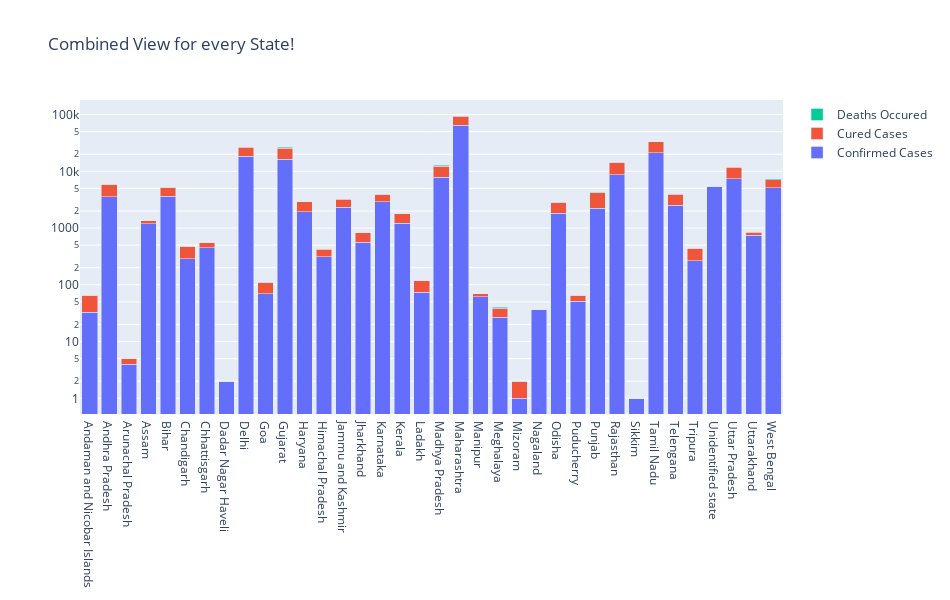

Source (notebook cell):
### Code cell
columns=pivoted_df.columns[1:]

fig = go.Figure(data=[
    go.Bar(name='Confirmed Cases', x=columns, y=pivoted_df.loc[0].values[1:]),
    go.Bar(name='Cured Cases', x=columns, y=pivoted_df.loc[1].values[1:]),
    go.Bar(name='Deaths Occured', x=columns, y=pivoted_df.loc[2].values[1:])
])
# Change the bar mode
fig.update_layout(barmode='stack',width=950, height=600,title_text = 'Combined View for every State!')
fig.update_yaxes(type="log")
fig.update_yaxes(nticks=10)
fig.update_layout(
    hoverlabel=dict(
        bgcolor="white", 
        font_size=16, 
        font_family="Rockwell"
    )
)
fig.show()

### Figure 1 — Plotly figure (JSON) as saved in the notebook; plotly's stock layout.template omitted (floating-point values rounded to 4 significant figures)
{"data": [{"name": "Confirmed Cases", "type": "bar", "x": ["Andaman and Nicobar Islands", "Andhra Pradesh", "Arunachal Pradesh", "Assam", "Bihar", "Chandigarh", "Chhattisgarh", "Dadar Nagar Haveli", "Delhi", "Goa", "Gujarat", "Haryana", "Himachal Pradesh", "Jammu and Kashmir", "Jharkhand", "Karnataka", "Kerala", "Ladakh", "Madhya Pradesh", "Maharashtra", "Manipur", "Meghalaya", "Mizoram", "Nagaland", "Odisha", "Puducherry", "Punjab", "Rajasthan", "Sikkim", "Tamil Nadu", "Telengana", "Tripura", "Unidentified state", "Uttar Pradesh", "Uttarakhand", "West Bengal"], "y": [33, 3569, 4, 1185, 3636, 289, 447, 2, 18549, 70, 16343, 1923, 313, 2341, 563, 2922, 1208, 74, 7891, 65168, 62, 27, 1, 36, 1819, 51, 2233, 8617, 1, 21184, 2499, 268, 5491, 7445, 749, 5130]}, {"name": "Cured Cases", "type": "bar", "x": ["Andaman and Nicobar Islands", "Andhra Pradesh", "Arunachal Pradesh", "Assam", "Bihar", "Chandigarh", "Chhattisgarh", "Dadar Nagar Haveli", "Delhi", "Goa", "Gujarat", "Haryana", "Himachal Pradesh", "Jammu and Kashmir", "Jharkhand", "Karnataka", "Kerala", "Ladakh", "Madhya Pradesh", "Maharashtra", "Manipur", "Meghalaya", "Mizoram", "Nagaland", "Odisha", "Puducherry", "Punjab", "Rajasthan", "Sikkim", "Tamil Nadu", "Telengana", "Tripura", "Unidentified state", "Uttar Pradesh", "Uttarakhand", "West Bengal"], "y": [33, 2289, 1, 163, 1618, 189, 102, 0, 8075, 41, 9230, 971, 111, 908, 256, 997, 575, 43, 4444, 28081, 8, 12, 1, 0, 1050, 14, 1967, 5739, 0, 12000, 1412, 172, 0, 4410, 102, 1970]}, {"name": "Deaths Occured", "type": "bar", "x": ["Andaman and Nicobar Islands", "Andhra Pradesh", "Arunachal Pradesh", "Assam", "Bihar", "Chandigarh", "Chhattisgarh", "Dadar Nagar Haveli", "Delhi", "Goa", "Gujarat", "Haryana", "Himachal Pradesh", "Jammu and Kashmir", "Jharkhand", "Karnataka", "Kerala", "Ladakh", "Madhya Pradesh", "Maharashtra", "Manipur", "Meghalaya", "Mizoram", "Nagaland", "Odisha", "Puducherry", "Punjab", "Rajasthan", "Sikkim", "Tamil Nadu", "Telengana", "Tripura", "Unidentified state", "Uttar Pradesh", "Uttarakhand", "West Bengal"], "y": [0, 60, 0, 4, 20, 4, 1, 0, 416, 0, 1007, 20, 5, 28, 5, 48, 9, 0, 343, 2197, 0, 1, 0, 0, 7, 0, 44, 193, 0, 160, 77, 0, 0, 201, 5, 309]}], "layout": {"barmode": "stack", "height": 600, "hoverlabel": {"bgcolor": "white", "font": {"family": "Rockwell", "size": 16}}, "title": {"text": "Combined View for every State!"}, "width": 950, "yaxis": {"nticks": 10, "type": "log"}}}
